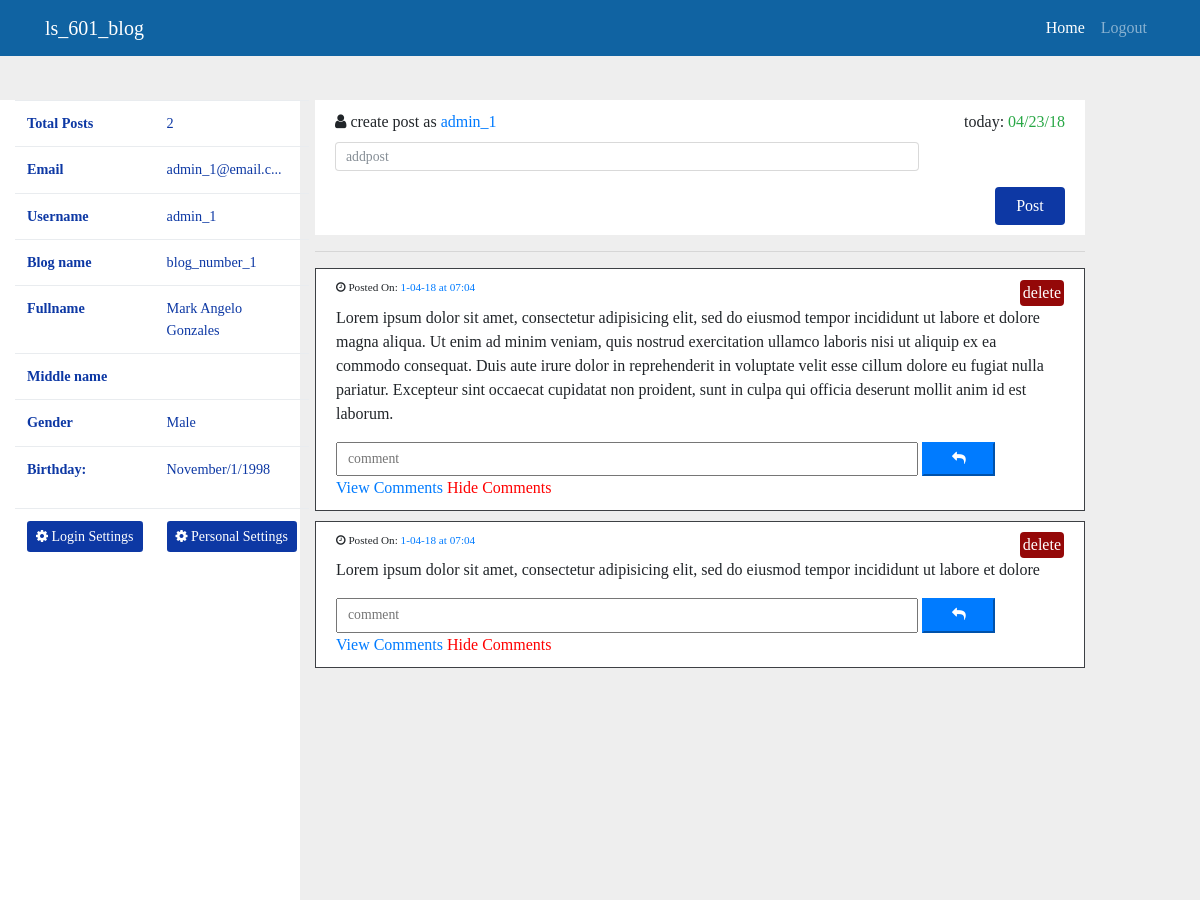
Page /php/ls_601_userpage.php (signed in) on the committed database.
### tables this page shows
CREATE TABLE `accounts` (
  `id` int(11) NOT NULL,
  `accno` varchar(25) NOT NULL,
  `blog_name` varchar(100) NOT NULL,
  `dateRegistered` timestamp NOT NULL DEFAULT CURRENT_TIMESTAMP,
  `uemail` varchar(100) NOT NULL,
  `username` varchar(100) NOT NULL,
  `password` varchar(100) NOT NULL,
  `setup` tinyint(4) NOT NULL DEFAULT '1'
);

CREATE TABLE `userposts` (
  `postid` int(11) NOT NULL,
  `postby` varchar(25) NOT NULL,
  `dateposted` timestamp NOT NULL DEFAULT CURRENT_TIMESTAMP,
  `postval` text NOT NULL
);

### php/ls_601_userpage.php (the view, shortened to what this page needs)
<?php
	require 'connection.php';
	$data = array();
	$accno = $_SESSION['useridentity'];
	$confirm = $_SESSION['useridentityconf'];
	$fetchUser = "SELECT ac.accno ,dateRegistered, blog_name,mname,username, uemail,gender, DATE_FORMAT(bdate, '%M/%w/%Y') as date,
				concat(acinfo.fname,' ',acinfo.lname) as fullname,
                case
                	when gender = 1 then 'Male'
                    else 'female'
                    end as gender
				from accounts as ac inner JOIN
				accountpersonalinformation as acinfo
				on ac.accno = acinfo.accno
				where ac.accno = '$accno' and dateRegistered = '$confirm'";
	$exe = $con->query($fetchUser);
	if($exe == true)
	{
		if($row = $exe->num_rows > 0){
			while($r = $exe->fetch_assoc()){
				$data[] = $r;
			}
		}
	}
	else{
		echo die(mysqli_error($con));
	}
 ?>
<!DOCTYPE html>
<html>
<head lang="en">
	<?php include 'headers.php';?>
</head>
	<body>
	<nav class="navbar navbar-expand-lg navbar-dark bg-dark fixed-top">
	      <div class="container">
	        <a class="navbar-brand" href="#">ls_601_blog</a>
	        <div class="collapse navbar-collapse" id="navbarResponsive">
	          <ul class="navbar-nav ml-auto">
	            <li class="nav-item active">
	              <a class="nav-link" href="#">Home
	              </a>
	            </li>
	            <li class="nav-item">
	              <a class="nav-link" href="logout.php">Logout</a>
	            </li>
	          </ul>
	        </div>
	      </div>
    </nav>
    <div class="container-fluid" style="margin-top: 60px;">
    	<div class="row">
    		<div class="col-md-3 shrinked" id="fixed_aside">
    			<table class="table">
    				<tr>
    					<?php
    						$totalcount = 0;
    						$total = "SELECT count(*) as total from userposts where postby = '$accno'";
    						$exe=$con->query($total);
    						if($exe == true){
    							while($r = $exe->fetch_array()){
    								$totalcount = $r;
    							}
    						}
    					?>
    					<td>Total Posts</td>
    					<td><?php echo $totalcount[0];?></td>
    				</tr>
    				<tr>
    					<td>Email</td>
    					<td>
    					<?php
    					$test =strlen($data[0]['uemail']);
    					if($test > 10){
    						echo substr($data[0]['uemail'], 0,15).'...';
    					}
    					else{
    						echo $data[0]['uemail'];
    					}
    					?></td>
    				</tr>
    				<tr>
    					<td>Username</td>
    					<td><?php echo $data[0]['username'] ;?></td>
    				</tr>
    				<tr>
    					<td>Blog name</td>
    					<td><?php echo $data[0]['blog_name'] ;?></td>
    				</tr>
    				<tr style="text-transform:capitalize;">
    					<td>Fullname</td>
    					<td><?php echo $data[0]['fullname'] ;?></td>
    				</tr>
    				<tr>
    					<td>Middle name</td>
    					<td><?php echo $data[0]['mname'] ;?></td>
    				</tr>
    				<tr>
    					<td>Gender</td>
    					<td><?php echo $data[0]['gender'] ;?></td>
    				</tr>
    				<tr style="text-overflow:ellipsis;">
    					<td>Birthday:</td>
    					<td><p><?php echo $data[0]['date'] ;?></p></td>
    				</tr>
    				<tr>
    						<td><button class="btn btn-sm btn-settings" name="edit" id="edit" data-toggle="modal" data-target="#myModal"><i class="fa fa-gear"></i> <span>Login Settings</span></button></td>
    						<td><button class="btn btn-sm btn-settings" name="edit" id="edit" data-toggle="modal" data-target="#personalModal"><i class="fa fa-gear"></i> <span>Personal Settings</span></button></td>
    				</tr>
    			</table>
    		</div>
    		<div class="col-md-8 col-sm-offset-1" id="content">
    			<div class="panel post-panel">
    				<div class="panel-body">
    					<div class="row">
    					<div class="col-md-6">
    					<li class="fa fa-user"></li>
    					<label class="text-right">create post as  <span class="text-primary"><?php echo $data[0]['username'] ;?></span></label>
    					</div>
    					<div class="col-md-6 text-right">
    						<label>today:  <span class="text-success"><?php echo date('m/d/y')?></span></label>
    					</div>
    					</div>
    				</div>
    				<form class="form" method="get">
    					<div class="form-group">
    						<input type="text" name="createpost" id="createpost" placeholder="addpost" class="form-control">
    					</div>
    					<div class="row">
    						<div class="col-md-6">
    						</div>
    						<div class="col-md-6 text-right">
    							<input type="submit" name="btnpost" id="btnpost" value="Post" class="btn btn-md">
    						</div>
    					</div>
    				</form>
    			</div>
    			<hr>
    			<?php
    				$accno = $_SESSION['useridentity'];
    				$sql = "SELECT  postid,postby ,DATE_FORMAT(dateposted, '%w-%m-%y at %h:%m') as dateposted,postval from userposts where postval != '' and postby = '$accno' order by dateposted DESC";
    				$exe = $con->query($sql);
    				if($exe == true)
    				{
    					if($row = $exe->num_rows > 0){
    						while ($r = $exe->fetch_assoc()) {
    						echo ('<div class="panel postdiv">
				    				<div class="row postwidget">
				    					<div class="col-md-6 sm">
				    					<li class="fa fa-clock-o"></li>
				    					<label class="text-right">Posted On: <span class="text-primary">'.$r["dateposted"].'</span></label>
				    					</div>
				    					<div class="col-md-6 text-right">
				    						<form method="get">
				    							<input type="hidden" name="postid" value='.$r["postid"].'>
				    							<input type="submit" name="delete" value="delete" class="btn btn-delete">
				    						</form>
				    					</div>
				    				</div>
				    				<p>'.$r["postval"].'</p>
				    				<form method="post">
										<input type="hidden" name="postid" value='.$r["postid"].'>
					    				<input type="text" name="commentval" placeholder="comment">
										<button type="submit" class="btn-primary" name="btncomment">
										<i class="fa fa-reply" style="color: #fff;"></i></button>
				    				</form>
									<a href="#" id="comments'.$r["postid"].'" onclick="viewcomments(this.id)">View Comments</a>
									<a href="#" id="hide'.$r["postid"].'" class="hidea" onclick="hideComments(this.id)">Hide Comments</a>
									<div class="postcomments" id ="post'.$r["postid"].'"></div>
				    			</div>');
    						}
    					}
    					else{
    						echo '<div class="panel postdiv">
				    			  <p>You have no posts yet</p>
				    			  </div>';
    					}
    				}
    			 ?>
    		</div>
    	</div>
    </div>
	</body>
</html>

### php/headers.php (shortened to what this page needs)
<link href="../cssfile/bootstrap/css/bootstrap.min.css" rel="stylesheet">
<link rel="stylesheet" type="text/css" href="../font-awesome.min.css">
<link rel="stylesheet" type="text/css" href="../fontawesome/css/font-awesome.min.css">

### php/ls_601_userpage.php (style rules this page uses)
body { font-family:raleway; background-color: #eeeeee; }
.bg-dark { background-color: #1063a2 !important; }
.btn { cursor: pointer; }
.post-panel { padding:10px 20px; background-color: #fff; }
.post-panel input[type="submit"] { width: 70px; color: #fff; background-color: #0d38a4; }
.postdiv { margin-top: 10px; padding:10px 20px; border: 1px solid #3d4044; background-color: #fff; }
.btn-settings { cursor: pointer; color: #fff; background-color: #0d38a4; }
#content { height: 100vh; overflow-x: scroll; }
.shrinked > * { font-size: .89rem; }
.shrinked { background-color: #fff; }
.btn-delete { background-color: #940808; color: #fff; padding: 2px; }
.sm { font-size: .70em; }
tr td:nth-child(1) { font-weight: bold; color: #0d38a4; }
tr td:nth-child(2) { color: #0d38a4; }
.hidea { color: red; }
form input[type="text"] { width: 80%; font-size: .86em; padding: 5px 10px; }
form button { width: 10%; font-size: .86em; padding: 5px 10px; }

### rows in the picture
accounts: uemail "admin_1@email.c", username "admin_1", blog_name "blog_number_1"
userposts: dateposted "1-04-18 at 07:04", postval "Lorem ipsum dolor sit amet, consectetur adipisicing elit, sed do eiusmod tempor incididunt ut labore et dolore magna aliqua. Ut enim ad minim veniam, quis nostrud exercitation ullamco laboris nisi ut aliquip ex ea commodo consequat. Duis aute irure dolor in reprehenderit in voluptate velit esse cillum dolore eu fugiat nulla pariatur. Excepteur sint occaecat cupidatat non proident, sunt in culpa qui officia deserunt mollit anim id est laborum."
userposts: dateposted "1-04-18 at 07:04", postval "Lorem ipsum dolor sit amet, consectetur adipisicing elit, sed do eiusmod tempor incididunt ut labore et dolore"

### other values in the picture
$totalcount[0] "2"
$data[0]['fullname'] "Mark Angelo Gonzales"
$data[0]['gender'] "Male"
$data[0]['date'] "November/1/1998"
